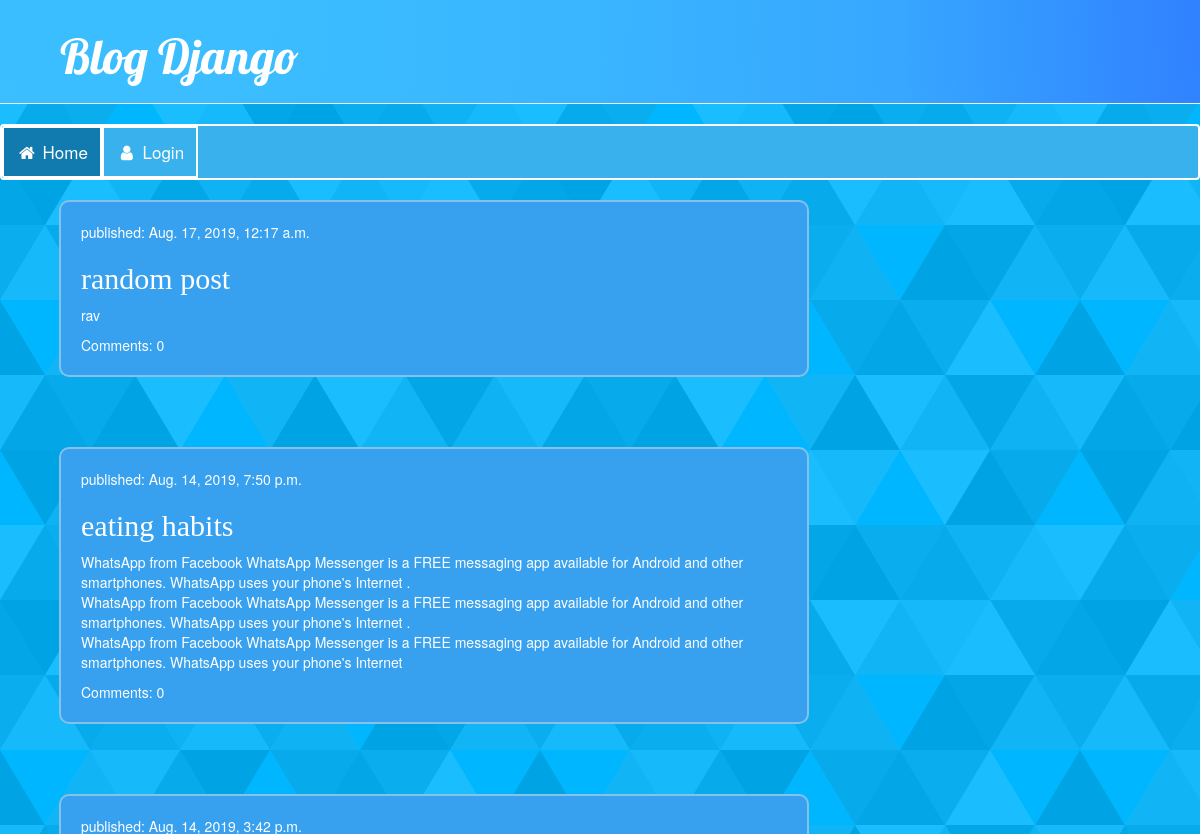
The app's page / (upper part), older data.
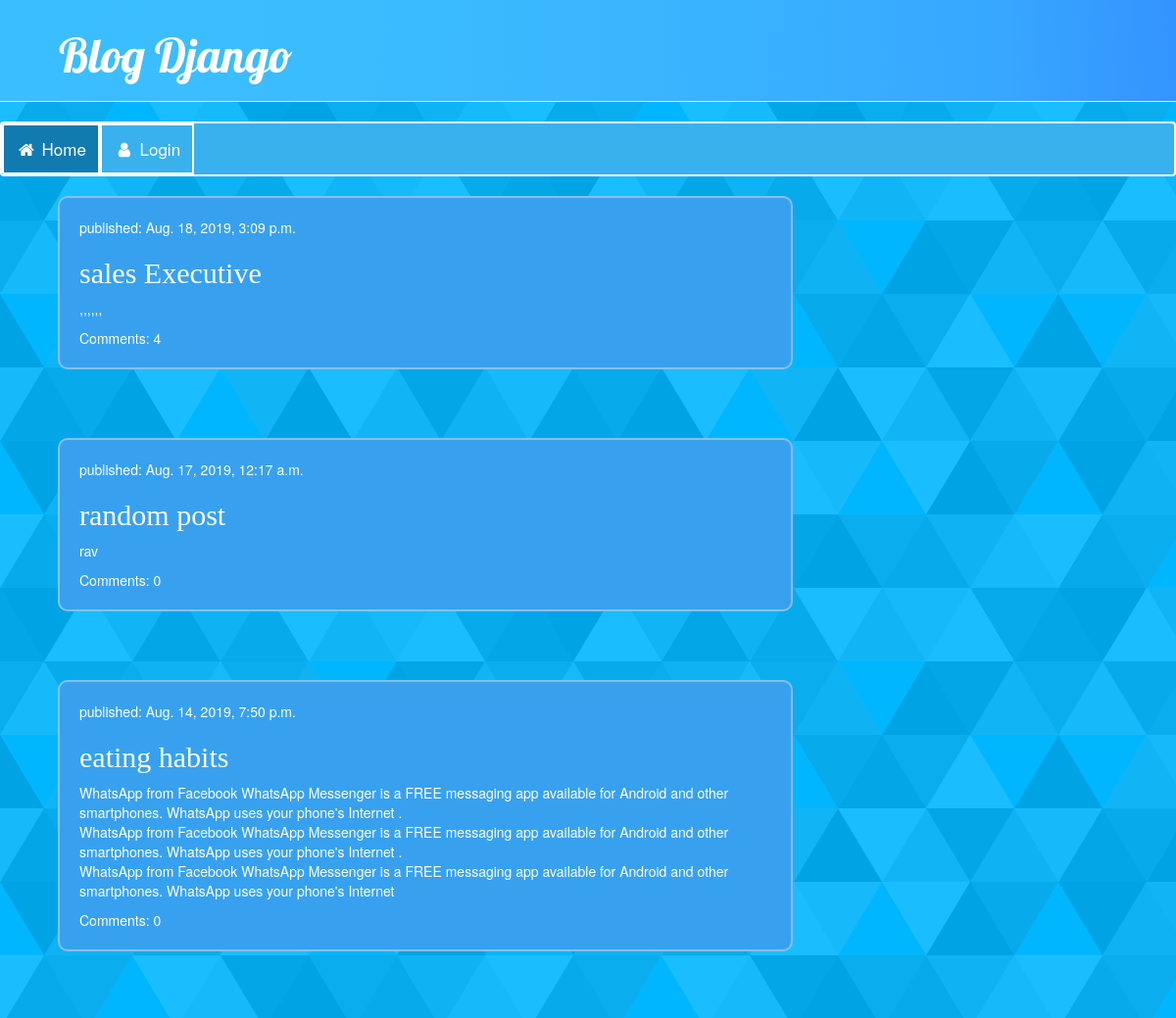
The same page, newer data.
### blog/models.py (models this page shows, shortened)
class Post(models.Model):
    author = models.ForeignKey(settings.AUTH_USER_MODEL , on_delete=models.CASCADE)
    title = models.CharField(max_length=50)
    text = models.TextField(max_length=1000)
    created_date = models.DateTimeField(default=timezone.now)
    published_date = models.DateTimeField(blank=True , null=True)

### blog/views.py (the view)
# urls.py: path('' , views.post_list , name  ="post_list"),
def post_list(request):
    posts = Post.objects.filter(published_date__lte=timezone.now()).order_by('-published_date')
    return render(request , 'blog/post_list.html' , {'posts' : posts})

### blog/templates/blog/post_list.html
{% extends 'blog/base.html' %}
{% block content %}
            {% for p in posts %}
               <div class="post">
                   <div class="date">
                         <p> published: {{p.published_date}}</p>
                   </div>
                   <div>
                       <h2> <a href="{% url 'post_detail' pk=p.pk %}"> {{p.title}} </a></h2>
                       <p> {{p.text|linebreaksbr}}</p>
<a class="commentsc" href="{% url 'post_detail' pk=p.pk %}">Comments: {{ p.comments.count }}</a>
                   </div>
               </div>
            {% endfor %}
{% endblock %}

Row changes from the older to the newer data that the page shows:
added Post: published_date "Aug. 18, 2019, 3:09 p.m.", title "sales Executive", text ",,,,,,", comments.count "4"
